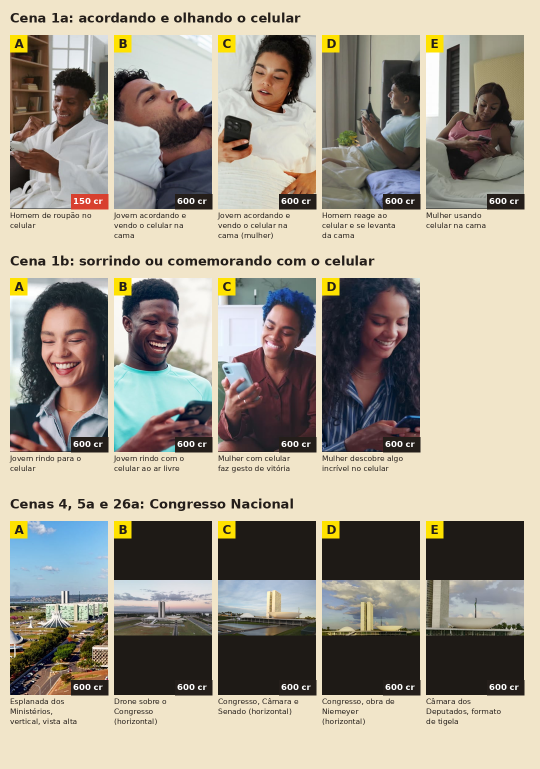
#> input picture projeto-eleicao/apoio/folhas/folha_1.png, 1080 x 1538 px, given in place of 6396250.jpg, which was not available (shown at 1/2 size)
$ python folhas.py
#> lines starting #> are read from the running program, lines starting #| are printed output that depends on the picture; pictures that were not available may be replaced by others from this repository, and a replacement may not be noted
"""Baixa as miniaturas gratuitas do banco de vídeos do Magnific e monta folhas de contato por cena. Uso: python3 folhas.py"""
import os, subprocess, textwrap
from PIL import Image, ImageDraw, ImageFont
B = 'https://videocdn.cdnpk.net/videos/'
def t(u, o='vertical'): return f'{B}{u}/{o}/thumbnails/small.jpg'
CENAS = [
 ('Cena 1a: acordando e olhando o celular', [(6396250,150,'Homem de roupão no celular', t('e4cc67c9-1515-5dc1-afa7-c7043b28c619')), (9704439,600,'Jovem acordando e vendo o celular na cama', t('609dc0cc-bf52-5918-8047-d9a5b5068af9')),
   (9697215,600,'Jovem acordando e vendo o celular na cama (mulher)', t('8d19d24a-a8ee-506a-889e-e8ccc4fa4583')), (8613124,600,'Homem reage ao celular e se levanta da cama', t('f6ed8dfe-571b-599b-9bdb-6fb2c713a847')), (6255924,600,'Mulher usando celular na cama', t('10ac7222-a9de-5bc6-ac44-91500656e753'))]),
 ('Cena 1b: sorrindo ou comemorando com o celular', [(7527310,600,'Jovem rindo para o celular', t('f01985c4-8e19-51fe-b316-8f09497b0c00')), (9688029,600,'Jovem rindo com o celular ao ar livre', t('5b282352-2402-596b-afa2-9218fe0c0f2a')),
   (6183900,600,'Mulher com celular faz gesto de vitória', t('2513ae57-1e1a-54b4-9857-184c6b27f679')), (6400637,600,'Mulher descobre algo incrível no celular', t('11d163e1-7b29-5c90-842d-a0cb1b91ee57'))]),
 ('Cenas 4, 5a e 26a: Congresso Nacional', [(9561417,600,'Esplanada dos Ministérios, vertical, vista alta', t('d36798dc-86a7-543d-803b-3b23592863b6')), (5742283,600,'Drone sobre o Congresso (horizontal)', t('17980892-4d5a-5e4e-bee7-4ef676ff9e8b','horizontal')),
   (962317,600,'Congresso, Câmara e Senado (horizontal)', t('903c42a7-9c7d-492d-b991-0c5675872d96','horizontal')), (5752090,600,'Congresso, obra de Niemeyer (horizontal)', t('6609f6ce-d586-52fa-b007-36638ee2b50f','horizontal')), (5753162,600,'Câmara dos Deputados, formato de tigela (horizontal)', t('1a5e7245-2974-5de6-ae09-10dec8960c1d','horizontal'))]),
 ('Cenas 10a e 10b: multidão diversa', [(7611048,600,'Faixa de pedestres vista de cima', t('730052d7-81e3-5b70-91b3-f40cf2ea4b48')), (6703830,600,'Cruzamento com pedestres vista de cima', t('58f64aa1-f0fa-5b09-ad07-ad8acd5b0ffe')),
   (8570939,600,'Caminhando pelas ruas de Acra', t('5337b05f-9c4d-5af4-8c2f-330866099a55')), (6653640,600,'Pessoas atravessando a rua em Kyoto, drone', t('d976316f-d32b-5aec-b7f5-a72a59ce0206'))]),
 ('Cena 13b: podcast e microfone', [(7171239,600,'Microfone de podcast em close', t('847d4043-7a23-559d-a6d2-acafaf609ce1')), (6158932,600,'Microfone de estúdio profissional', t('a1f20c95-0305-523f-9faf-8c9798bf4dd7')),
   (6650634,600,'Microfone com pop filter, luz quente', t('a3b7356b-e66b-5f77-b824-85844e64c7cb')), (7011596,600,'Microfone para podcast', t('f18b7659-f193-5ac2-86cb-8400cf1f4f97')), (5688367,600,'Microfone vintage em close', t('ef22e370-80bb-5b3c-b778-6acec94c3dee'))]),
 ('Cena 16b: sala de espera de clínica', [(4642551,600,'Sala de espera com pacientes e enfermeira', t('98c034bc-7f9b-551c-a850-aba86d50fdf8')), (7009169,600,'Pessoas na recepção de clínica', t('ba647ac9-a128-5a46-8c05-7f3e7ee6fb46')),
   (7003877,600,'Pessoas esperando em hospital', t('02323b65-48e6-5e90-9379-8ebc00db8a8f')), (7003992,600,'Idosa esperando no consultório', t('71cd6d5c-48cc-56a9-bfe8-6699024f7f61'))]),
 ('Cena 17: paciente sendo atendido', [(6871028,600,'Medição de pressão no consultório', t('21a7d41f-d280-5064-a492-58319e6880a5')), (7009806,600,'Médico idoso medindo pressão', t('0b1c15e5-9732-5e1e-a74f-7472339884d1')),
   (5122302,600,'Médico examinando as costas do paciente', t('5ab71468-9805-5ffc-8cdb-46446ee16d07')), (7009139,600,'Médica atendendo mulher no posto de saúde', t('26bd7c4e-a8dc-590a-98a3-20643de53140')), (6861187,600,'Assistente checando sinais vitais', t('d35b0762-7431-5853-ba0d-e138dc44e0af'))]),
 ('Cena 23a: terra fértil e semente', [(6679675,600,'Broto saindo da terra, ângulo baixo', t('f6e06fe1-80bc-5155-95e7-a872a6fcd100')), (7690508,600,'Timelapse de muda brotando em terra escura', t('092bc1c2-d4d6-59ea-af4c-5923d0deb3fb')),
   (6703851,600,'Broto em terra rica e texturizada', t('cda3d655-efd7-51d3-b03c-341d49aa2c7c')), (7407904,600,'Muda saindo da terra, fundo escuro', t('a6176828-b98f-5bcf-ad7c-3b6271d0ac90'))]),
]
os.makedirs('miniaturas', exist_ok=True)
F = lambda s, b=False: ImageFont.truetype('/usr/share/fonts/truetype/dejavu/DejaVuSans%s.ttf' % ('-Bold' if b else ''), s)
W = 1080; TW, TH = 196, 348; GAP = 12
def thumb(vid, url):
    p = f'miniaturas/{vid}.jpg'
    if not os.path.exists(p): subprocess.run(['curl', '-sS', '-m', '30', '-o', p, url], check=True)
    return Image.open(p).convert('RGB')
folhas = [CENAS[0:3], CENAS[3:6], CENAS[6:8]]
for n, grupo in enumerate(folhas, 1):
    H = 20 + sum(60 + TH + 78 + 20 for _ in grupo); img = Image.new('RGB', (W, H), (241, 229, 201)); d = ImageDraw.Draw(img); y = 20
#> after `img = Image.new('RGB', (W, H), (241, 229, 201))`:
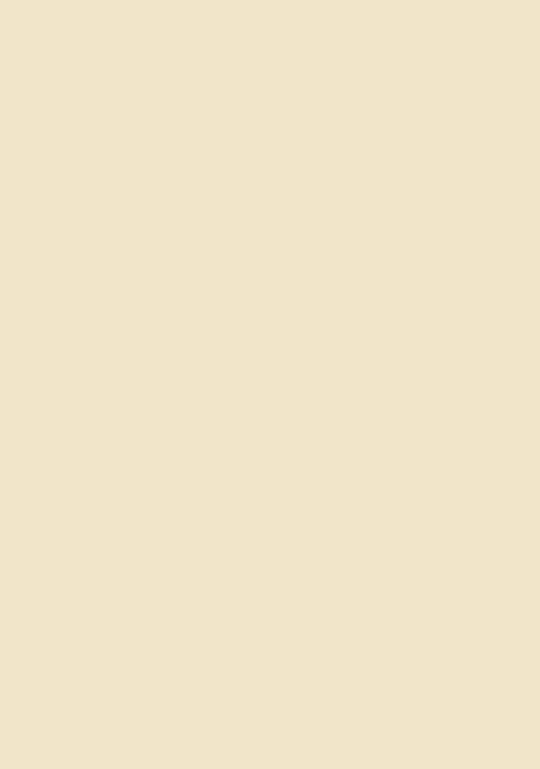
#> img: PIL image 1080x1538 RGB (shown at 1/2 size); mean R, G, B 241, 229, 201
    for titulo, itens in grupo:
        d.text((20, y), titulo, font=F(26, True), fill=(36, 30, 26)); y += 50
        for k, (vid, custo, nome, url) in enumerate(itens):
            x = 20 + k * (TW + GAP); im = thumb(vid, url); im.thumbnail((TW, TH)); bg = Image.new('RGB', (TW, TH), (30, 26, 22)); bg.paste(im, ((TW - im.width) // 2, (TH - im.height) // 2)); img.paste(bg, (x, y))
#> in thumb, returned value is the input picture: PIL image 1080x1538 RGB; mean R, G, B 163.1, 155.7, 140.8
#> after `im.thumbnail((TW, TH))`:
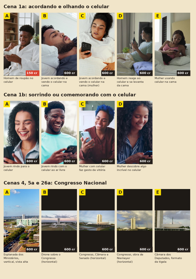
#> im: PIL image 196x279 RGB; mean R, G, B 163.1, 155.8, 140.9
#> after `bg = Image.new('RGB', (TW, TH), (30, 26, 22))`:
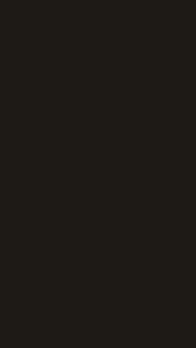
#> bg: PIL image 196x348 RGB; mean R, G, B 30, 26, 22
#> after `bg.paste(im, ((TW - im.width) // 2, (TH - im.height) // 2))`:
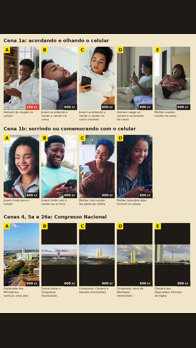
#> bg: PIL image 196x348 RGB; mean R, G, B 136.7, 130.1, 117.3
#> after `img.paste(bg, (x, y))`:
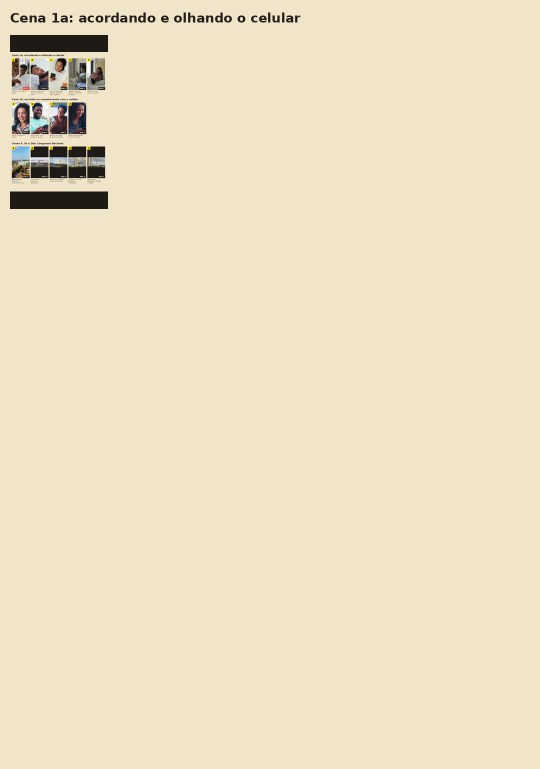
#> img: PIL image 1080x1538 RGB (shown at 1/2 size); mean R, G, B 236.2, 224.4, 197.1
            d.rectangle([x, y, x + 34, y + 34], fill=(255, 226, 0)); d.text((x + 9, y + 3), chr(65 + k), font=F(24, True), fill=(36, 30, 26))
            d.rectangle([x + TW - 74, y + TH - 30, x + TW, y + TH], fill=(36, 30, 26) if custo > 150 else (216, 64, 47)); d.text((x + TW - 70, y + TH - 26), f'{custo} cr', font=F(17, True), fill=(255, 255, 255))
            lin = textwrap.wrap(nome, 20)[:3]
            for j, l in enumerate(lin): d.text((x, y + TH + 4 + j * 20), l, font=F(15), fill=(36, 30, 26))
#> (the run stopped early here; a loop or call above may not have finished)
